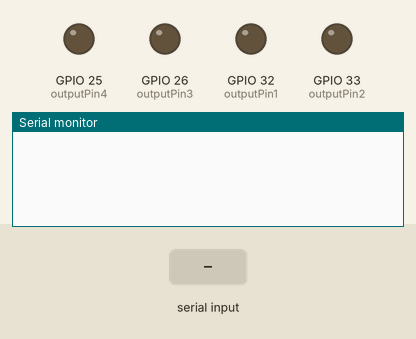
This sketch was run on a simulated ESP32. Parts: output pins drawn as LEDs (lit = HIGH), the last lines printed to the serial monitor. The test bench sets the inputs (shaded band). Nothing arrives over Bluetooth unless stated.

Above: at 1.2 s.
1.3 s: "w" received over the second serial link
At 2.3 s:
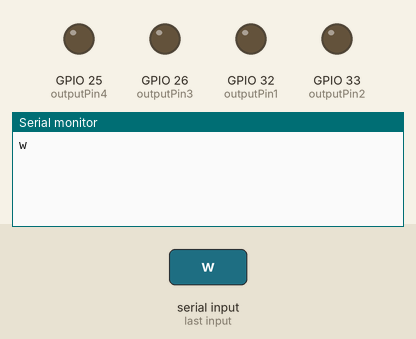
2.8 s: "a" received over the second serial link
At 3.5 s:
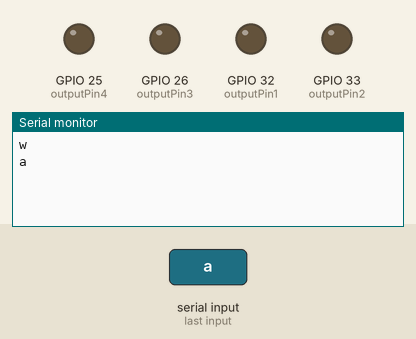
4.3 s: "s" received over the second serial link
At 4.6 s:
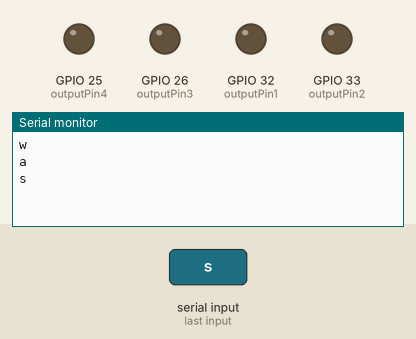
5.8 s: "d" received over the second serial link
At 7.0 s:
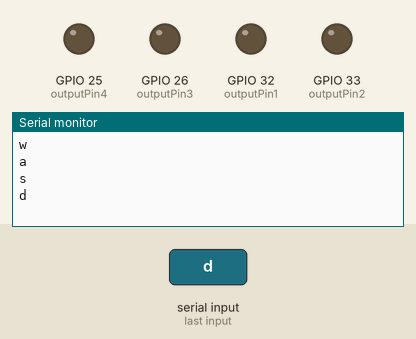

The sketch:

try1.ino
```cpp
#include <BluetoothSerial.h>

BluetoothSerial SerialBT;

const int outputPin1 = 32;
const int outputPin2 = 33;
const int outputPin3 = 26;
const int outputPin4 = 25;

char ch;

void setup() {
  SerialBT.begin("ESP32LED");      // Bluetoothシリアルに「ESP32LED」という名前をつけて初期化
  Serial.begin(9600);            // シリアルモニタの初期化

  pinMode(outputPin1, OUTPUT);
  pinMode(outputPin2, OUTPUT);
  pinMode(outputPin3, OUTPUT);
  pinMode(outputPin4, OUTPUT);
}

void loop() {
  if (SerialBT.available()) {      // Bluetoothシリアルに受信したかどうかを調べる
    ch = SerialBT.read();     // 受信した文字を得る
    //Serial.println(ch);            // 受信した文字をシリアルモニタに出力

    if (ch == 'w') {               // 受信した文字が「w」の場合
      Serial.println("w");
      digitalWrite(outputPin1,HIGH);
      digitalWrite(outputPin2,LOW);
      digitalWrite(outputPin3,HIGH);
      digitalWrite(outputPin4,LOW);
    }
    else if (ch == 'a') {          // 受信した文字が「a」の場合
      Serial.println("a");
      digitalWrite(outputPin1,HIGH);
      digitalWrite(outputPin2,LOW);
      digitalWrite(outputPin3,LOW);
      digitalWrite(outputPin4,LOW);
    }
    else if (ch == 's') {          // 受信した文字が「s」の場合
      Serial.println("s");
      digitalWrite(outputPin1,LOW);
      digitalWrite(outputPin2,HIGH);
      digitalWrite(outputPin3,LOW);
      digitalWrite(outputPin4,HIGH);
    }
    else if (ch == 'd') {          // 受信した文字が「d」の場合
      Serial.println("d");
      digitalWrite(outputPin1,LOW);
      digitalWrite(outputPin2,LOW);
      digitalWrite(outputPin3,HIGH);
      digitalWrite(outputPin4,LOW);
    }
    else{
      digitalWrite(outputPin1,LOW);
      digitalWrite(outputPin2,LOW);
      digitalWrite(outputPin3,LOW);
      digitalWrite(outputPin4,LOW);
    }
  }
  else{
    digitalWrite(outputPin1,LOW);
    digitalWrite(outputPin2,LOW);
    digitalWrite(outputPin3,LOW);
    digitalWrite(outputPin4,LOW);
  }

}
```

Measured:
- after the input at 1.3 s, the serial monitor: prints a new line at once (image 1)
- after the input at 2.8 s, the serial monitor: prints a new line at once (image 2)
- after the input at 4.3 s, the serial monitor: prints a new line at once (image 3)
- after the input at 5.8 s, the serial monitor: prints a new line at once (image 4)
